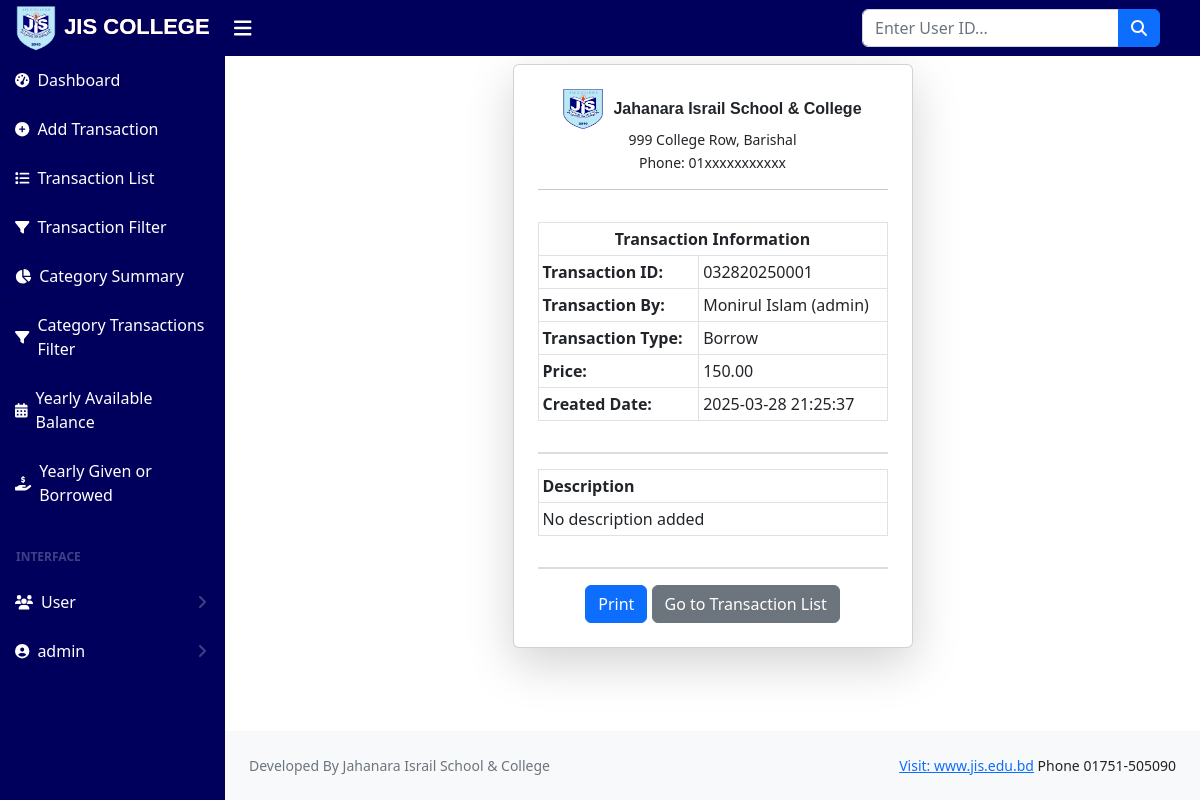
The page /transaction-print/18/ (signed in) on the database as committed earlier.
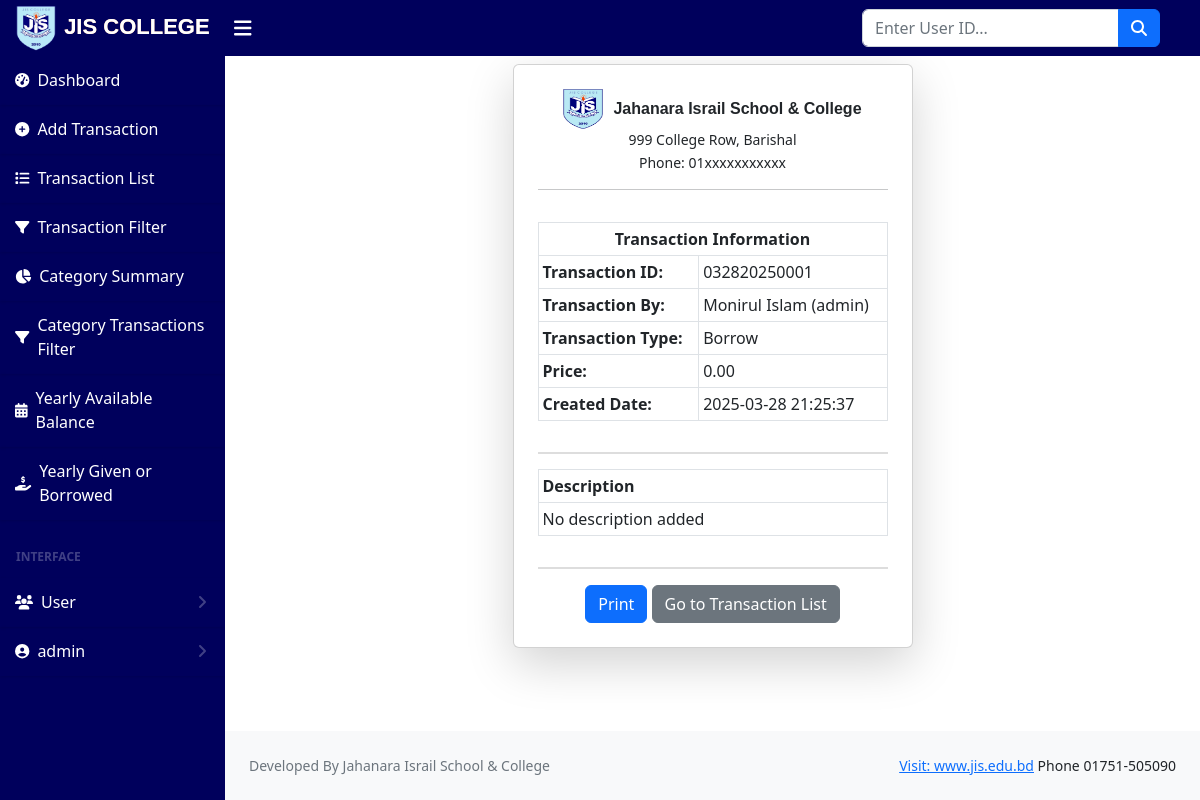
The same page on the database as committed later.
### account/models.py (models this page shows, shortened)
class Transaction(models.Model):
    transaction_id = models.CharField(max_length=20, unique=True, editable=False)
    transaction_by = models.ForeignKey(User, on_delete=models.CASCADE)
    TRANSACTION_TYPES = [
        ('income', 'Income'),
        ('expense', 'Expense'),
        ('borrow', 'Borrow'),
        ('given', 'Given'),
    ]
    category = models.ForeignKey('TransactionCategory', on_delete=models.SET_NULL, null=True, blank=True)
    transaction_type = models.CharField(max_length=30, choices=TRANSACTION_TYPES, default='income')
    price = models.DecimalField(max_digits=10, decimal_places=2)
    description = RichTextField(null=True, blank=True)
    invoice_no = models.CharField(max_length=15, null=True, blank=True)
    invoice_id = models.CharField(max_length=15, null=True, blank=True)
    invoice_date = models.DateField(null=True, blank=True)
    check_no = models.CharField(max_length=15, null=True, blank=True)
    created_by = models.ForeignKey(User, on_delete=models.SET_NULL, null=True, blank=True, related_name="created_transactions")
    created_date = models.DateTimeField(auto_now_add=True)

### account/views.py (the view)
# urls.py: path('transaction-print/<int:transaction_id>/', transaction_print, name='transaction_print'),
@user_passes_test(lambda u: u.is_superuser or u.is_staff, login_url='login')
def transaction_print(request, transaction_id):
    transaction = get_object_or_404(Transaction, id=transaction_id)
    return render(request, 'transactions/transaction_print.html', {'transaction': transaction})

### templates/transactions/transaction_print.html (shortened to what this page needs)
{% extends 'base.html' %}
{% load static %}
{% block content %}
<div class="container mt-2">
    <div class="card shadow-lg p-4" id="print-area" style="width: 400px; margin: 0 auto;">
        <div class="text-center mb-3">
            <div style="display: flex; align-items: center; justify-content: center;">
                <img src="{% static 'assets/img/jiscollege.png' %}" alt="School Logo" style="width: 40px; height: 40px; margin-right: 10px;">
                <h6 style="font-family: 'Arial', sans-serif; font-weight: bold; margin-bottom: 0;">Jahanara Israil School & College</h6>
            </div>
            <p style="font-size: 14px; margin-bottom: 2px;">999 College Row, Barishal</p>
            <p style="font-size: 14px;">Phone: 01xxxxxxxxxxx</p>
            <hr>
        </div>
        <table class="table table-bordered table-sm">
            <thead>
                <tr>
                    <th colspan="2" class="text-center">Transaction Information</th>
                </tr>
            </thead>
            <tbody>
                <tr>
                    <td><strong>Transaction ID:</strong></td>
                    <td>{{ transaction.transaction_id }}</td>
                </tr>
                <tr>
                    <td><strong>Transaction By:</strong></td>
                    <td>{{ transaction.transaction_by.get_full_name }} ({{ transaction.transaction_by.username }})</td>
                </tr>
                <tr>
                    <td><strong>Transaction Type:</strong></td>
                    <td>{{ transaction.transaction_type|title }}</td>
                </tr>
                <tr>
                    <td><strong>Price:</strong></td>
                    <td>{{ transaction.price }}</td>
                </tr>
                <tr>
                    <td><strong>Created Date:</strong></td>
                    <td>{{ transaction.created_date|date:"Y-m-d H:i:s" }}</td>
                </tr>
            </tbody>
        </table>
        <div style="border-bottom: 2px solid #ddd; margin-bottom: 15px; margin-top: 15px;"></div>
        <table class="table table-bordered table-sm">
            <thead>
                <tr>
                    <th>Description</th>
                </tr>
            </thead>
            <tbody>
                <tr>
                    <td>{% if transaction.description %}{{ transaction.description }}{% else %}No description added{% endif %}</td>
                </tr>
            </tbody>
        </table>
        <div style="border-top: 2px solid #ddd; margin-top: 15px;"></div>
        <div class="text-center mt-3" id="printButton">
            <button class="btn btn-primary" onclick="printMemo()">Print</button>
            <a href="{% url 'transaction_list' %}" class="btn btn-secondary">Go to Transaction List</a>
        </div>
    </div>
</div>
{% endblock content %}

### templates/base.html (shortened to what this page needs)
{% load static %}
<!DOCTYPE html>
<html lang="en">
<head>
    <link href="https://cdn.jsdelivr.net/npm/simple-datatables@7.1.2/dist/style.min.css" rel="stylesheet" />
    <link href="{% static 'assets/css/styles.css' %}" rel="stylesheet" />
</head>
<body class="sb-nav-fixed">
    <nav class="sb-topnav navbar navbar-expand navbar-dark bg-dark">
        <a class="navbar-brand ps-3 animated-text" href="{% url 'home' %}">
            <img src="{% static 'assets/img/jisc.png' %}" alt="Logo" style="width: 40px; height: 45px; margin-right: 2px;"> JIS COLLEGE
        </a>
        <button class="btn btn-link btn-sm order-1 order-lg-0 me-4 me-lg-0" id="sidebarToggle">
            <i class="fas fa-bars"></i>
        </button>
        <form class="d-none d-md-inline-block form-inline ms-auto me-0 me-md-3 my-2 my-md-0" action="{% url 'search_user' %}" method="GET">
            <div class="input-group">
                <input class="form-control" type="text" name="q" placeholder="Enter User ID..." aria-label="Search for..." required />
                <button class="btn btn-primary" type="submit"><i class="fas fa-search"></i></button>
            </div>
        </form>
    </nav>
    <div id="layoutSidenav">
        <div id="layoutSidenav_nav">
            <nav class="sb-sidenav accordion sb-sidenav-dark" id="sidenavAccordion">
                <div class="sb-sidenav-menu">
                    {% include 'sidebar.html' %}
                </div>
            </nav>
        </div>
        <div id="layoutSidenav_content">
            <main>
                {% block content %}
                {% endblock content %}
            </main>
            {% include 'footer.html' %}
        </div>
    </div>
</body>
</html>

### templates/sidebar.html (shortened to what this page needs)
    <div class="nav">
        <a class="nav-link" href="{% url 'home' %}">
            <div class="sb-nav-link-icon"><i class="fas fa-tachometer-alt"></i></div>
            <span class="nav-text">Dashboard</span>
        </a>
        <a class="nav-link" href="{% url 'add_transaction' %}">
            <div class="sb-nav-link-icon"><i class="fas fa-plus-circle"></i></div>
            <span class="nav-text">Add Transaction</span>
        </a>
        <a class="nav-link" href="{% url 'transaction_list' %}">
            <div class="sb-nav-link-icon"><i class="fas fa-list"></i></div>
            <span class="nav-text">Transaction List</span>
        </a>
        <a class="nav-link" href="{% url 'transaction_filter' %}">
            <div class="sb-nav-link-icon"><i class="fas fa-filter"></i></div>
            <span class="nav-text">Transaction Filter</span>
        </a>
        <a class="nav-link" href="{% url 'category_summary' %}">
            <div class="sb-nav-link-icon"><i class="fas fa-chart-pie"></i></div>
            <span class="nav-text">Category Summary</span>
        </a>
        <a class="nav-link" href="{% url 'category_transactions_filter' %}">
            <div class="sb-nav-link-icon"><i class="fas fa-filter"></i></div>
            <span class="nav-text">Category Transactions Filter</span>
        </a>
        <a class="nav-link" href="{% url 'yearly_balance' %}">
            <div class="sb-nav-link-icon"><i class="fas fa-calendar-alt"></i></div>
            <span class="nav-text">Yearly Available Balance</span>
        </a>
        <a class="nav-link" href="{% url 'yearly_given_borrow' %}">
            <div class="sb-nav-link-icon"><i class="fas fa-hand-holding-usd"></i></div>
            <span class="nav-text">Yearly Given or Borrowed</span>
        </a>
        <div class="sb-sidenav-menu-heading">Interface</div>
        <a class="nav-link collapsed" href="#" data-bs-toggle="collapse" data-bs-target="#collapseLayouts" aria-expanded="false" aria-controls="collapseLayouts">
            <div class="sb-nav-link-icon"><i class="fas fa-users"></i></div>
            <span class="nav-text">User</span>
            <div class="sb-sidenav-collapse-arrow"><i class="fas fa-angle-down"></i></div>
        </a>
        <a class="nav-link collapsed" href="#" data-bs-toggle="collapse" data-bs-target="#collapseUser" aria-expanded="false" aria-controls="collapseUser">
            <div class="sb-nav-link-icon"><i class="fas fa-user-circle"></i></div>
            <span class="nav-text">
                {% if request.user.is_authenticated %}
                    {{ request.user.username }}
                {% endif %}
            </span>
            <div class="sb-sidenav-collapse-arrow"><i class="fas fa-angle-down"></i></div>
        </a>
    </div>

### templates/message.html (shortened to what this page needs)
{% load static %}

### templates/footer.html
<footer class="py-4 bg-light mt-auto">
    <div class="container-fluid px-4">
        <div class="d-flex align-items-center justify-content-between small">
            <div class="text-muted">Developed By Jahanara Israil School & College</div>
            <div>
                <a href="#">Visit: www.jis.edu.bd</a>
                <a >Phone 01751-505090</a>
            </div>
        </div>
    </div>
</footer>

### templates/sidebar.html (style rules this page uses)
.nav-link { display: flex; align-items: center; padding: 10px 15px; border-bottom: 1px solid transparent; color: #333; text-decoration: none; position: relative; overflow: hidden; transition: color 0.3s ease; }
.nav-link::before { content: ""; position: absolute; bottom: 0; left: 0; width: 100%; height: 2px; background-color: #ddd; transform: scaleX(0); transform-origin: bottom right; transition: transform 0.3s ease; }
.nav-link .nav-text { position: relative; transition: transform 0.3s ease; }
.nav-link { box-shadow: 0 1px 3px rgba(0, 0, 0, 0.1); }

Rows that differ between the two databases and show on the page:
changed Transaction "Borrow": price "150.00" → "0.00"
